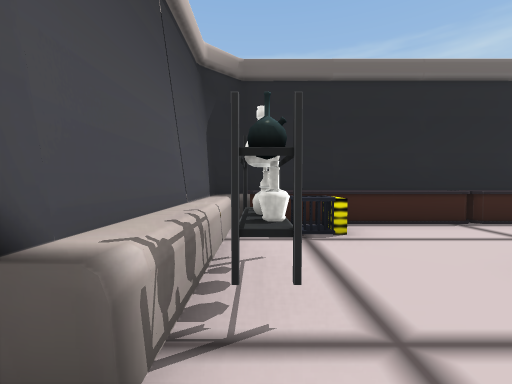
[1] (above)

20 first-person views from a walk through a 3-D level made in the Unity game engine. The camera is 1.4 m above the floor, tilts 2° down and sees 90° across. The floor is counted in squares, 2 m on a side. Each view is taken from the middle of a square. On the plan, view 1 faces up. The plan holds only what a view shows up to about 9 squares ahead; the rest is blank. The place goes on beyond the plan. Some surface patterns are stand-ins.

[2]
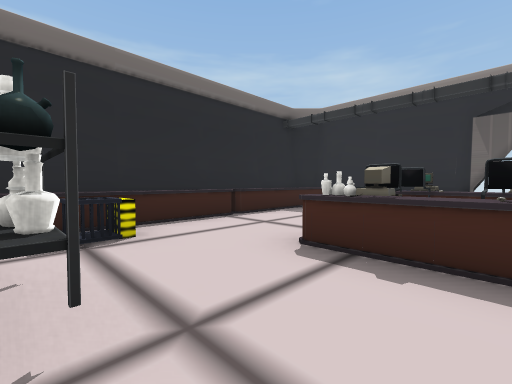

[3]
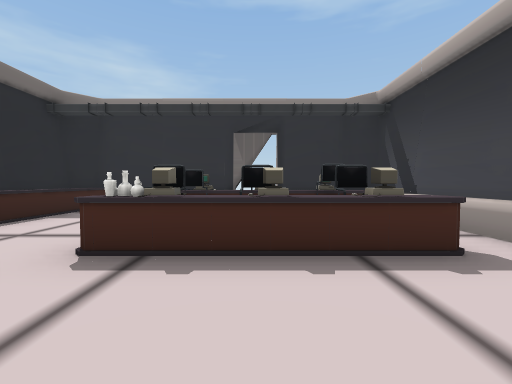

[4]
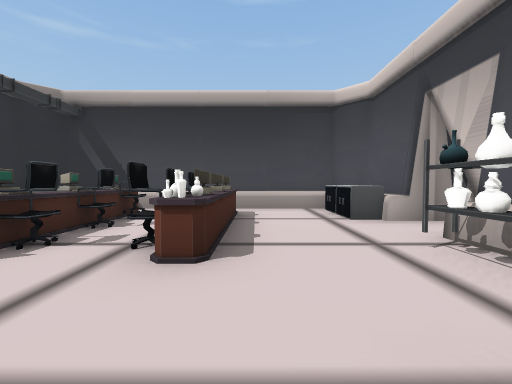

[5]
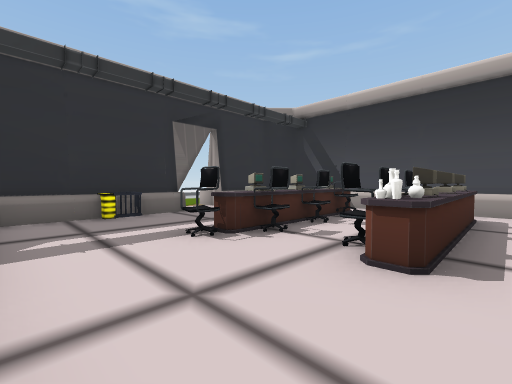

[6]
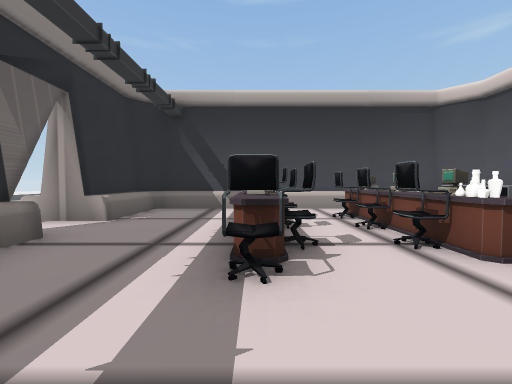

[7]
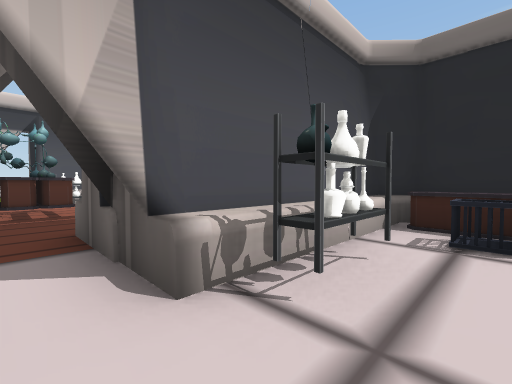

[8]
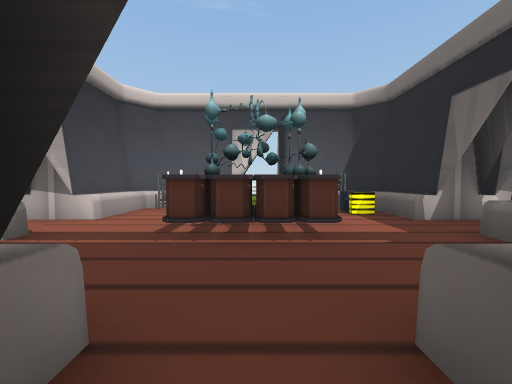

[9]
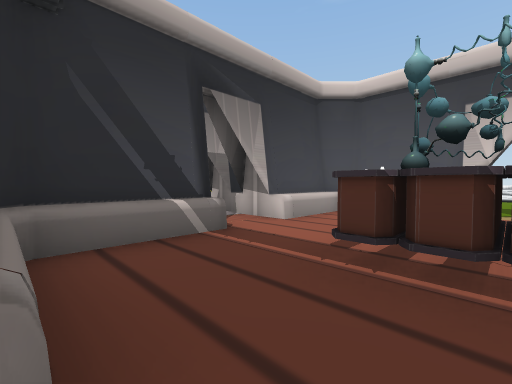

[10]
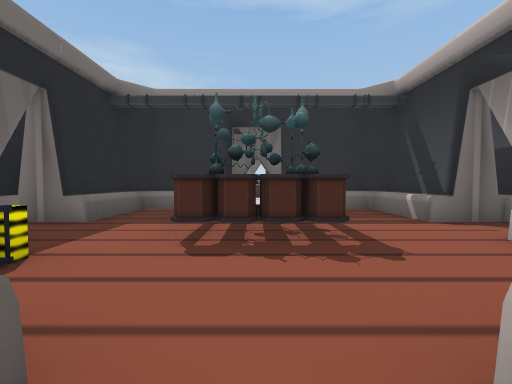

[11]
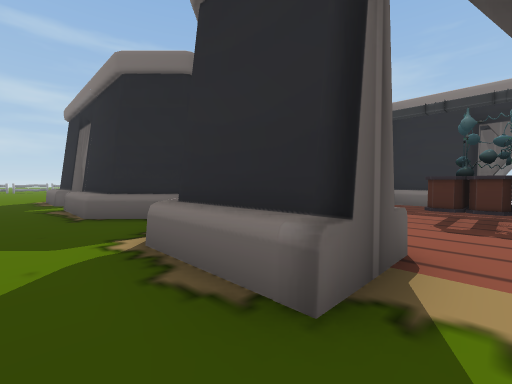

[12]
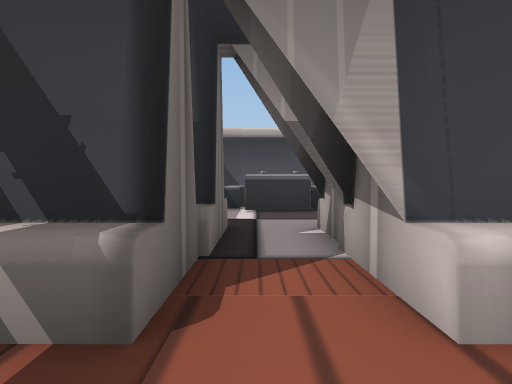

[13]
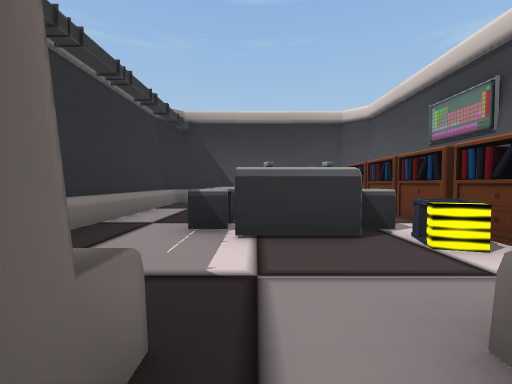

[14]
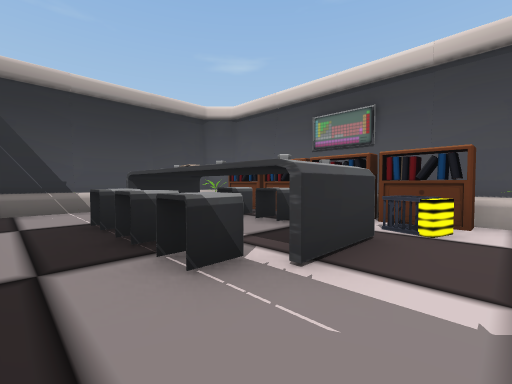

[15]
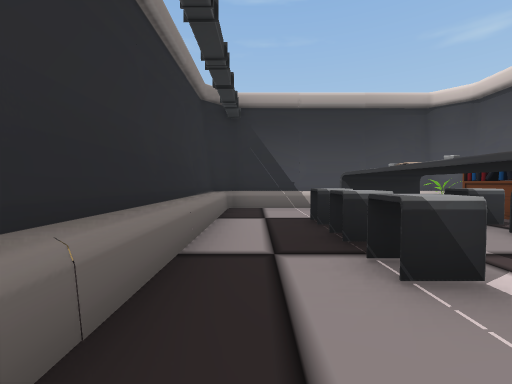

[16]
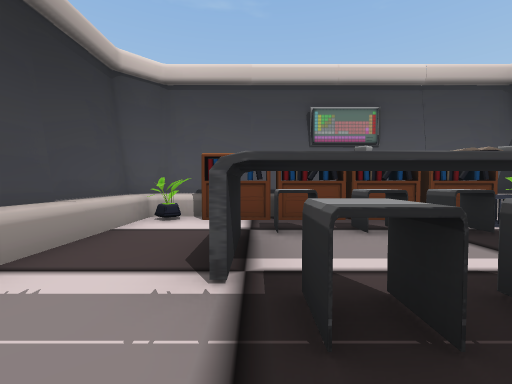

[17]
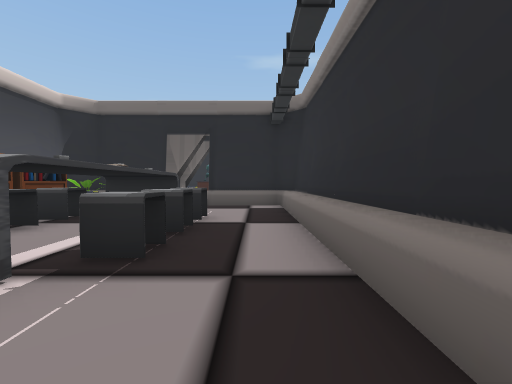

[18]
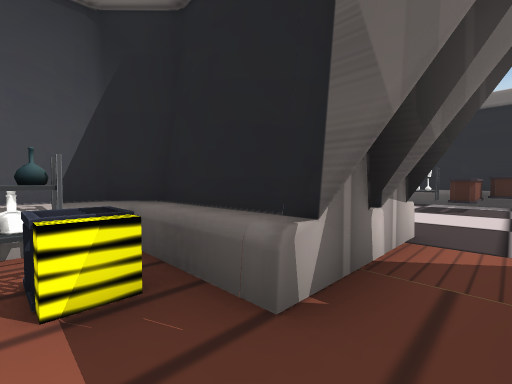

[19]
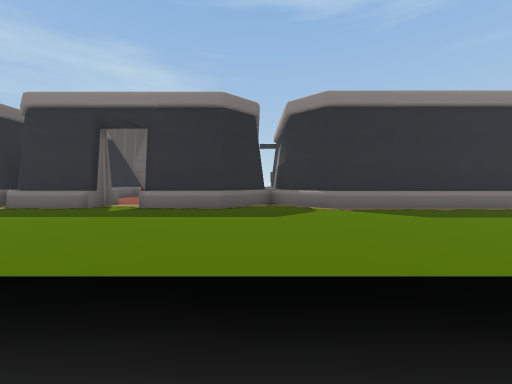

[20]
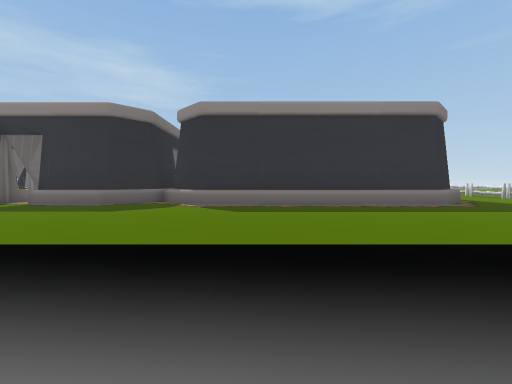

### Floor plan
Ten units are one square. View 1 is at (0, 0); x grows to the right and y downward. Boxes are objects, and circles mark ways between rooms. Rooms are numbered by the first view taken in them; rooms with no view inside come last. Other rooms are left out.
<svg viewBox="-114 -116 213 268">
<path fill="none" stroke="#000" d="M-8 6 -8 30 -3 35 76 35 82 29 82 6M-19 7 -19 11M82 -4 82 -16M82 -26 82 -50 77 -55 -3 -55 -8 -50 -8 -4M45 31 52 31M5 31 42 31M55 31 78 31 78 7M-4 -44 -4 -7M78 -6 78 -16M78 -25 78 -41M-4 -50 -4 -45M-31 7 -19 7M-56 -31 -56 -46M-92 -7 -108 -7M-65 -35 -92 -35 -97 -30 -97 -18M-55 35 -32 35 -28 32 -28 25M-28 -18 -28 -31 -32 -35 -55 -35M-16 7 -4 7M-97 30 -92 35 -66 35M-4 -7 -31 -7M-69 -58 -69 -30M-56 31 -32 31 -32 24M-69 -30 -91 -30M-32 -16 -32 -31 -56 -31M-93 25 -93 31 -69 31M-91 -46 -104 -59 -104 -84M-101 -96 -109 -96M-104 -95 -104 -111M82 -16 82 -26M-104 -6 -104 -30M78 7 94 7M-92 43 -104 30 -104 5M-100 147 -104 142 -104 60 -92 48M-93 -44 -108 -58 -108 -81M-108 -7 -108 -30M-108 141 -108 60 -93 45 -108 30 -108 6M-56 60 -56 31M-56 49 -48 49M-65 82 -56 82M-69 31 -69 61M-28 76 -28 61 -33 56 -56 56M-32 75 -32 60 -56 60M-56 83 -74 83M-74 122 -56 122M-96 101 -96 107M-28 124 -28 76M-32 125 -32 75M-54 146 -35 146 -28 139 -28 124M-56 142 -32 142 -32 125M-96 114 -96 142 -93 146 -54 146M-85 142 -61 142M-74 82 -65 82M-93 57 -97 60 -96 91M-92 70 -92 75"/>
<rect x="-5" y="25" width="10" height="10" fill="#bbb"><title>counter</title></rect>
<rect x="-5" y="5" width="10" height="20" fill="#bbb"><title>counter</title></rect>
<rect x="-5" y="-25" width="10" height="10" fill="#bbb"><title>potion</title></rect>
<rect x="-5" y="-35" width="10" height="10" fill="#bbb"><title>potion</title></rect>
<rect x="5" y="-25" width="10" height="10" fill="#bbb"><title>potion</title></rect>
<rect x="5" y="-45" width="10" height="10" fill="#bbb"><title>cage</title></rect>
<rect x="5" y="-55" width="30" height="10" fill="#bbb"><title>other object</title></rect>
<rect x="15" y="5" width="10" height="10" fill="#bbb"><title>counter</title></rect>
<rect x="15" y="-5" width="10" height="10" fill="#bbb"><title>counter</title></rect>
<rect x="15" y="-15" width="10" height="10" fill="#bbb"><title>chair</title></rect>
<rect x="25" y="15" width="10" height="10" fill="#bbb"><title>counter</title></rect>
<rect x="25" y="5" width="10" height="10" fill="#bbb"><title>computer</title></rect>
<rect x="25" y="-5" width="10" height="10" fill="#bbb"><title>computer</title></rect>
<rect x="25" y="-15" width="10" height="10" fill="#bbb"><title>other object</title></rect>
<rect x="25" y="-25" width="10" height="10" fill="#bbb"><title>counter</title></rect>
<rect x="35" y="5" width="10" height="10" fill="#bbb"><title>chair</title></rect>
<rect x="35" y="-5" width="10" height="10" fill="#bbb"><title>chair</title></rect>
<rect x="45" y="15" width="10" height="10" fill="#bbb"><title>counter</title></rect>
<rect x="45" y="5" width="10" height="10" fill="#bbb"><title>chair</title></rect>
<rect x="45" y="-5" width="10" height="10" fill="#bbb"><title>computer</title></rect>
<rect x="45" y="-15" width="10" height="10" fill="#bbb"><title>chair</title></rect>
<rect x="45" y="-25" width="10" height="10" fill="#bbb"><title>counter</title></rect>
<rect x="45" y="-35" width="10" height="10" fill="#bbb"><title>chair</title></rect>
<rect x="45" y="-55" width="30" height="10" fill="#bbb"><title>other object</title></rect>
<rect x="55" y="5" width="10" height="10" fill="#bbb"><title>counter</title></rect>
<rect x="55" y="-5" width="10" height="10" fill="#bbb"><title>counter</title></rect>
<rect x="-95" y="15" width="10" height="10" fill="#bbb"><title>other object</title></rect>
<rect x="-95" y="-25" width="10" height="10" fill="#bbb"><title>shelf</title></rect>
<rect x="-85" y="-25" width="10" height="10" fill="#bbb"><title>cage</title></rect>
<rect x="-75" y="5" width="10" height="10" fill="#bbb"><title>potion</title></rect>
<rect x="-75" y="-5" width="10" height="10" fill="#bbb"><title>counter</title></rect>
<rect x="-75" y="-15" width="10" height="10" fill="#bbb"><title>counter</title></rect>
<rect x="-65" y="5" width="10" height="10" fill="#bbb"><title>potion</title></rect>
<rect x="-65" y="-5" width="20" height="10" fill="#bbb"><title>counter</title></rect>
<rect x="-65" y="-15" width="20" height="10" fill="#bbb"><title>potion</title></rect>
<rect x="-55" y="5" width="10" height="10" fill="#bbb"><title>counter</title></rect>
<rect x="75" y="-25" width="10" height="10" fill="#bbb"><title>cage</title></rect>
<rect x="-95" y="105" width="10" height="10" fill="#bbb"><title>shelf</title></rect>
<rect x="-95" y="85" width="10" height="20" fill="#bbb"><title>shelf</title></rect>
<rect x="-85" y="105" width="10" height="20" fill="#bbb"><title>chair</title></rect>
<rect x="-85" y="95" width="20" height="10" fill="#bbb"><title>chair</title></rect>
<rect x="-85" y="85" width="20" height="10" fill="#bbb"><title>chair</title></rect>
<rect x="-65" y="105" width="20" height="20" fill="#bbb"><title>chair</title></rect>
<rect x="-65" y="95" width="20" height="10" fill="#bbb"><title>chair</title></rect>
<rect x="-65" y="85" width="20" height="10" fill="#bbb"><title>chair</title></rect>
<rect x="-95" y="135" width="10" height="10" fill="#bbb"><title>other object</title></rect>
<rect x="-95" y="115" width="10" height="20" fill="#bbb"><title>shelf</title></rect>
<rect x="-95" y="65" width="10" height="20" fill="#bbb"><title>shelf</title></rect>
<rect x="-85" y="75" width="10" height="10" fill="#bbb"><title>cage</title></rect>
<circle cx="-10" cy="0" r="3" fill="#2a7"/>
<circle cx="85" cy="0" r="3" fill="#2a7"/>
<circle cx="-100" cy="0" r="3" fill="#2a7"/>
<circle cx="-60" cy="30" r="3" fill="#2a7"/>
<circle cx="-45" cy="80" r="3" fill="#2a7"/>
<circle cx="-70" cy="70" r="3" fill="#2a7"/>
<circle cx="-45" cy="120" r="3" fill="#2a7"/>
<circle cx="-70" cy="120" r="3" fill="#2a7"/>
<circle cx="-65" cy="135" r="3" fill="#2a7"/>
<text x="30" y="-10">1</text>
<text x="-60" y="0">2</text>
<text x="-10" y="-70">3</text>
<text x="-60" y="60">4</text>
<text x="-60" y="100">5</text>
<text x="-50" y="130">6</text>
<text x="-80" y="130">7</text>
<text x="-80" y="70">8</text>
</svg>
Room 1 opens to room 2. Room 1 opens to room 3. Room 2 opens to room 3. Room 2 opens to room 4. Room 4 opens to room 5. Room 4 opens to room 8. Room 5 opens to room 6. Room 5 opens to room 7. Room 6 opens to room 7.

Where each view was taken, in squares from view 1:
view 1: 0 up, 0 right, facing up
view 2: 0 up, 0 right, facing up-right
view 3: 0 up, 0 right, facing right
view 4: 4 up, 2 right, facing down
view 5: 4 up, 2 right, facing down-right
view 6: 4 up, 5 right, facing down
view 7: 0 up, 1 right, facing up-left
view 8: 0 up, 2 left, facing left
view 9: 0 up, 3 left, facing down-left
view 10: 0 up, 10 left, facing right
view 11: 0 up, 12 left, facing up-right
view 12: 2 down, 6 left, facing down
view 13: 5 down, 6 left, facing down
view 14: 7 down, 4 left, facing down-left
view 15: 7 down, 4 left, facing down
view 16: 12 down, 4 left, facing left
view 17: 14 down, 4 left, facing up
view 18: 2 up, 6 left, facing up-left
view 19: 4 down, 18 left, facing right
view 20: 8 down, 19 left, facing right
